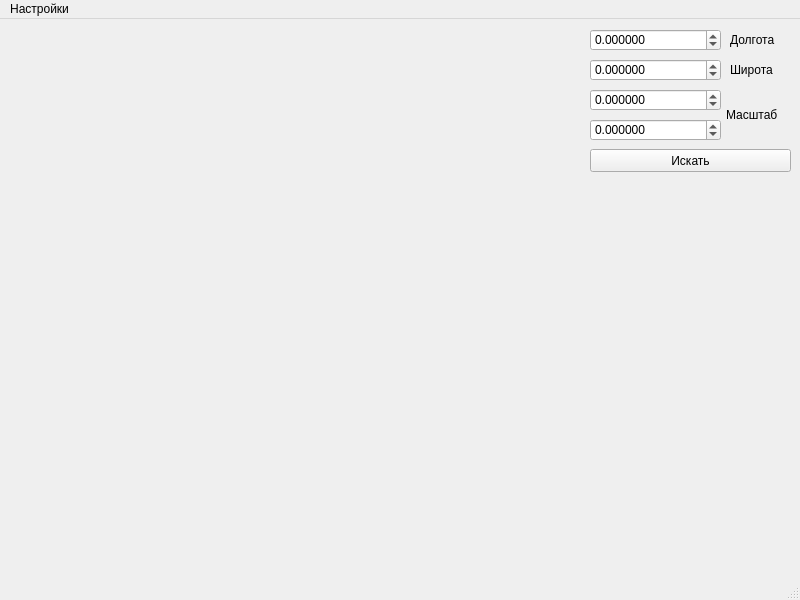
<?xml version="1.0" encoding="UTF-8"?>
<ui version="4.0">
 <class>MainWindow</class>
 <widget class="QMainWindow" name="MainWindow">
  <property name="geometry">
   <rect>
    <x>0</x>
    <y>0</y>
    <width>800</width>
    <height>600</height>
   </rect>
  </property>
  <property name="windowTitle">
   <string>MainWindow</string>
  </property>
  <widget class="QWidget" name="centralwidget">
   <widget class="QLabel" name="map">
    <property name="geometry">
     <rect>
      <x>10</x>
      <y>10</y>
      <width>571</width>
      <height>541</height>
     </rect>
    </property>
    <property name="text">
     <string/>
    </property>
   </widget>
   <widget class="QPushButton" name="search_button">
    <property name="geometry">
     <rect>
      <x>590</x>
      <y>130</y>
      <width>201</width>
      <height>23</height>
     </rect>
    </property>
    <property name="text">
     <string>Искать</string>
    </property>
   </widget>
   <widget class="QLabel" name="label_2">
    <property name="geometry">
     <rect>
      <x>730</x>
      <y>10</y>
      <width>61</width>
      <height>21</height>
     </rect>
    </property>
    <property name="text">
     <string>Долгота</string>
    </property>
   </widget>
   <widget class="QLabel" name="label_3">
    <property name="geometry">
     <rect>
      <x>730</x>
      <y>40</y>
      <width>51</width>
      <height>21</height>
     </rect>
    </property>
    <property name="text">
     <string>Широта</string>
    </property>
   </widget>
   <widget class="QLabel" name="label">
    <property name="geometry">
     <rect>
      <x>726</x>
      <y>70</y>
      <width>61</width>
      <height>51</height>
     </rect>
    </property>
    <property name="text">
     <string>Масштаб</string>
    </property>
   </widget>
   <widget class="QDoubleSpinBox" name="coord1">
    <property name="geometry">
     <rect>
      <x>590</x>
      <y>10</y>
      <width>131</width>
      <height>22</height>
     </rect>
    </property>
    <property name="decimals">
     <number>6</number>
    </property>
    <property name="minimum">
     <double>-180.000000000000000</double>
    </property>
    <property name="maximum">
     <double>180.000000000000000</double>
    </property>
    <property name="singleStep">
     <double>0.500000000000000</double>
    </property>
   </widget>
   <widget class="QDoubleSpinBox" name="coord2">
    <property name="geometry">
     <rect>
      <x>590</x>
      <y>40</y>
      <width>131</width>
      <height>22</height>
     </rect>
    </property>
    <property name="decimals">
     <number>6</number>
    </property>
    <property name="minimum">
     <double>-180.000000000000000</double>
    </property>
    <property name="maximum">
     <double>180.000000000000000</double>
    </property>
    <property name="singleStep">
     <double>0.500000000000000</double>
    </property>
   </widget>
   <widget class="QDoubleSpinBox" name="spn">
    <property name="geometry">
     <rect>
      <x>590</x>
      <y>70</y>
      <width>131</width>
      <height>22</height>
     </rect>
    </property>
    <property name="decimals">
     <number>6</number>
    </property>
    <property name="minimum">
     <double>-180.000000000000000</double>
    </property>
    <property name="maximum">
     <double>180.000000000000000</double>
    </property>
    <property name="singleStep">
     <double>0.500000000000000</double>
    </property>
   </widget>
   <widget class="QDoubleSpinBox" name="spn_2">
    <property name="geometry">
     <rect>
      <x>590</x>
      <y>100</y>
      <width>131</width>
      <height>22</height>
     </rect>
    </property>
    <property name="decimals">
     <number>6</number>
    </property>
    <property name="minimum">
     <double>-180.000000000000000</double>
    </property>
    <property name="maximum">
     <double>180.000000000000000</double>
    </property>
    <property name="singleStep">
     <double>0.500000000000000</double>
    </property>
   </widget>
  </widget>
  <widget class="QMenuBar" name="settings">
   <property name="geometry">
    <rect>
     <x>0</x>
     <y>0</y>
     <width>800</width>
     <height>21</height>
    </rect>
   </property>
   <widget class="QMenu" name="menu">
    <property name="title">
     <string>Настройки</string>
    </property>
    <widget class="QMenu" name="menu_2">
     <property name="title">
      <string>Тема</string>
     </property>
     <addaction name="light"/>
     <addaction name="dark"/>
    </widget>
    <addaction name="menu_2"/>
   </widget>
   <addaction name="menu"/>
  </widget>
  <widget class="QStatusBar" name="statusbar"/>
  <action name="light">
   <property name="text">
    <string>Светлая</string>
   </property>
  </action>
  <action name="dark">
   <property name="text">
    <string>Тёмная</string>
   </property>
  </action>
 </widget>
 <resources/>
 <connections/>
</ui>
